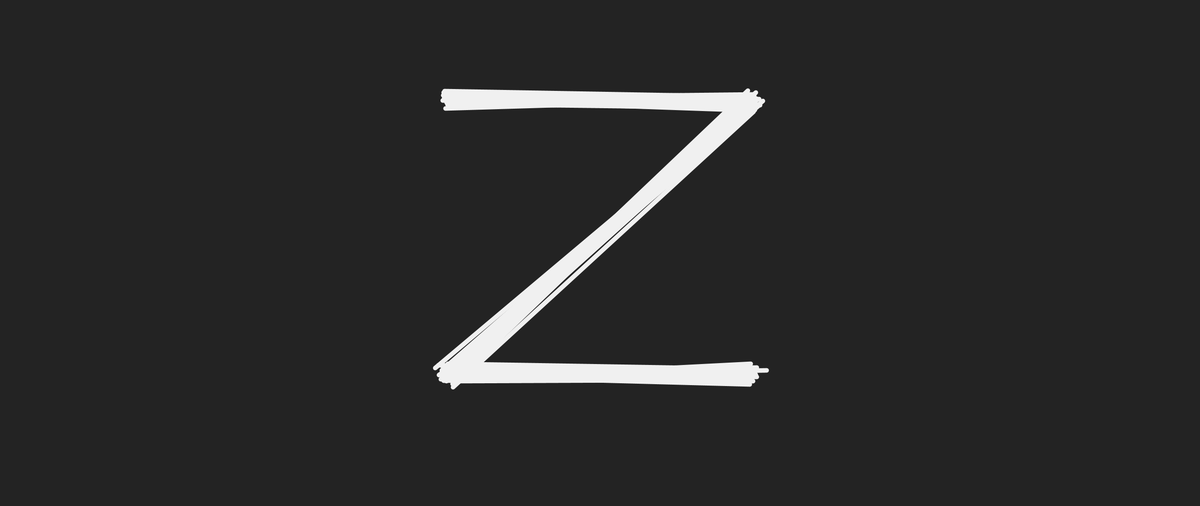
Frame 1 (no input)
Frame 2 (the mouse pressed at the canvas centre, redrawn once): identical to frame 1, image omitted

The Processing sketch that drew this single still picture (run headless with seeded random() and noise(); the mouse was pressed at the canvas centre and the sketch redrawn once):

// Processing sketch: zorro
// ── zorro.pde
// Manuale di Programmazione Cinematografica - Volume 4
// Daniele Olmisani, 2016

// Zorro


final color PAPER = color(35);
final color INK = color(240);


void setup() { 
  size(2560, 1080);
  noLoop();
}


void draw() {
  
  randomSeed(100);
  
  float s = 0.3 * min(width, height);
  float w = 0.03 * s;
  
  translate(width/2.0, height/2.0);
  
  background(PAPER);
  stroke(INK);
  
  handDraw(-s,     -s,  s,     -s, w);
  handDraw( s,     -s, -s,  0.8*s, w);
  handDraw(-s,  0.8*s,  s,  0.8*s, w);
  
  save("zorro.png");
}


void handDraw(float x1, float y1, float x2, float y2, float w) {
  
  strokeWeight(w);
  
  for (int i=0; i<w*4; i++) {
    float d1 = (0.8*w)*randomGaussian();
    float d2 = (0.8*w)*randomGaussian();
    float d3 = (0.8*w)*randomGaussian();
    float d4 = (0.8*w)*randomGaussian();
    line(x1+d1, y1+d2, x2+d3, y2+d4);
  } 
}
